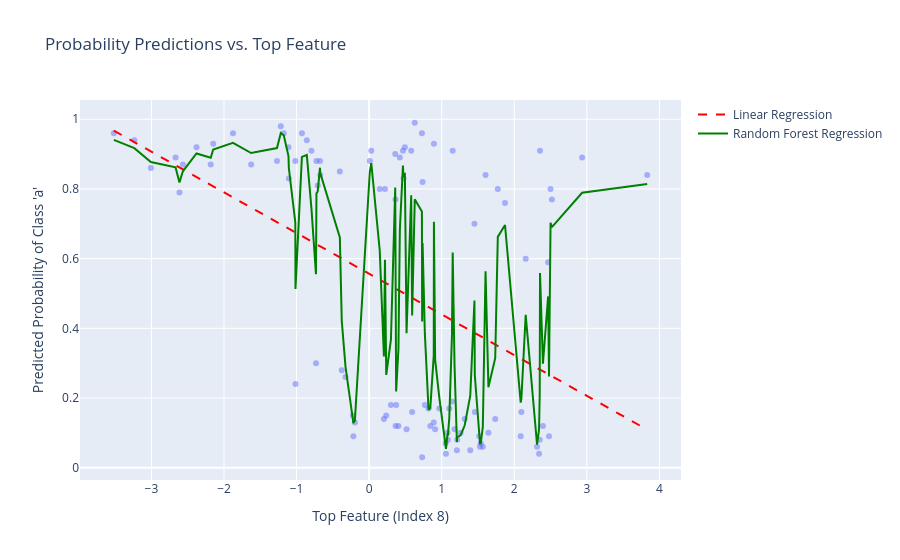

Notebook cell for this chart:
### Code cell
import numpy as np
import plotly.express as px
import plotly.graph_objects as go
from sklearn.ensemble import RandomForestClassifier, RandomForestRegressor
from sklearn.datasets import make_classification
from sklearn.linear_model import LinearRegression

# Generate synthetic classification data (15 features, 1000 samples)
X, y = make_classification(n_samples=100, n_features=15, n_informative=5, random_state=42)

# Train Random Forest Classifier
rf_classifier = RandomForestClassifier(n_estimators=100, random_state=42)
rf_classifier.fit(X, y)

# Identify the top-performing feature
feature_importances = rf_classifier.feature_importances_
top_feature_index = np.argmax(feature_importances)  # Get index of most important feature
top_feature_values = X[:, top_feature_index]  # Extract that feature

# Get probability predictions for class 'a' (assuming 'a' corresponds to class 1)
prob_a = rf_classifier.predict_proba(X)[:, 1]

# Sort the data points by the top feature values
sorted_indices = np.argsort(top_feature_values)
top_feature_values_sorted = top_feature_values[sorted_indices]
prob_a_sorted = prob_a[sorted_indices]

# --- Train Regression Models ---
# 1. Linear Regression
lin_reg = LinearRegression()
lin_reg.fit(top_feature_values_sorted.reshape(-1, 1), prob_a_sorted)
lin_reg_pred = lin_reg.predict(top_feature_values_sorted.reshape(-1, 1))

# 2. Random Forest Regression
rf_regressor = RandomForestRegressor(n_estimators=100, random_state=42)
rf_regressor.fit(top_feature_values_sorted.reshape(-1, 1), prob_a_sorted)
rf_reg_pred = rf_regressor.predict(top_feature_values_sorted.reshape(-1, 1))

# --- Create Plotly Figure ---
fig = px.scatter(
    x=top_feature_values_sorted, 
    y=prob_a_sorted, 
    labels={'x': f"Top Feature (Index {top_feature_index})", 'y': "Predicted Probability of Class 'a'"},
    title="Probability Predictions vs. Top Feature",
    opacity=0.5
)

# Add Linear Regression Line
fig.add_trace(go.Scatter(
    x=top_feature_values_sorted, 
    y=lin_reg_pred, 
    mode='lines', 
    name="Linear Regression",
    line=dict(color='red', dash='dash')
))

# Add Random Forest Regression Line
fig.add_trace(go.Scatter(
    x=top_feature_values_sorted, 
    y=rf_reg_pred, 
    mode='lines', 
    name="Random Forest Regression",
    line=dict(color='green')
))

# Show the plot
fig.show()
